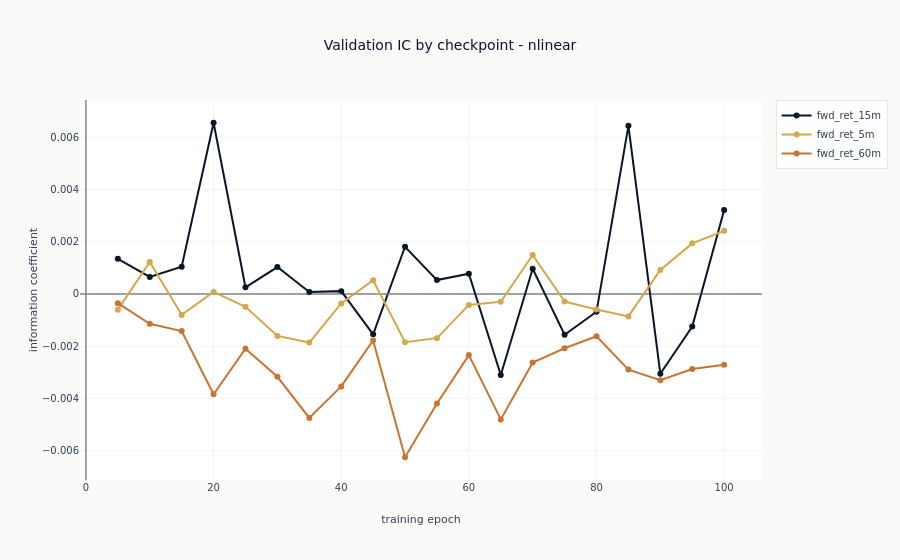

Here is the notebook cell this chart was saved with:
### Code cell
fig = go.Figure()
for _label in catalog["label"].unique().sort().to_list():
    _rows = catalog.filter(pl.col("label") == _label).sort("checkpoint_value")
    fig.add_scatter(
        x=_rows["checkpoint_value"].to_list(),
        y=_rows["ic_mean"].to_list(),
        mode="lines+markers",
        name=_label,
    )
fig.add_hline(y=0, line_width=1, line_dash="dash", line_color=COLORS["recede"])
fig.update_layout(
    title=f"Validation IC by checkpoint - {SEQUENCE_CONFIG}",
    xaxis_title="training epoch",
    yaxis_title="information coefficient",
)
show_plotly_with_alt(
    fig,
    "Validation information coefficient against training epoch, one line per label, with a "
    "dashed line at zero.",
)

### Figure 1 — Plotly figure (JSON) as saved in the notebook; plotly's stock layout.template omitted (floating-point values rounded to 4 significant figures)
{"data": [{"mode": "lines+markers", "name": "fwd_ret_15m", "type": "scatter", "x": [5, 10, 15, 20, 25, 30, 35, 40, 45, 50, 55, 60, 65, 70, 75, 80, 85, 90, 95, 100], "y": [0.001349, 0.0006529, 0.001047, 0.006559, 0.000257, 0.001032, 7.845e-05, 0.0001094, -0.001544, 0.001809, 0.0005321, 0.0007768, -0.003101, 0.0009654, -0.00156, -0.0006823, 0.006441, -0.003054, -0.001249, 0.003217]}, {"mode": "lines+markers", "name": "fwd_ret_5m", "type": "scatter", "x": [5, 10, 15, 20, 25, 30, 35, 40, 45, 50, 55, 60, 65, 70, 75, 80, 85, 90, 95, 100], "y": [-0.0006004, 0.001229, -0.0008007, 8.042e-05, -0.0004905, -0.001607, -0.00186, -0.0003622, 0.0005247, -0.001847, -0.001692, -0.0004183, -0.0002975, 0.001492, -0.0002912, -0.0005975, -0.0008593, 0.0009184, 0.001939, 0.002418]}, {"mode": "lines+markers", "name": "fwd_ret_60m", "type": "scatter", "x": [5, 10, 15, 20, 25, 30, 35, 40, 45, 50, 55, 60, 65, 70, 75, 80, 85, 90, 95, 100], "y": [-0.00035, -0.001143, -0.00142, -0.00384, -0.002094, -0.003172, -0.004746, -0.00354, -0.001779, -0.006254, -0.004191, -0.00234, -0.004804, -0.002627, -0.002078, -0.001618, -0.002896, -0.003306, -0.002873, -0.002707]}], "layout": {"shapes": [{"line": {"color": "#94a3b8", "dash": "dash", "width": 1}, "type": "line", "x0": 0, "x1": 1, "xref": "x domain", "y0": 0, "y1": 0, "yref": "y"}], "title": {"text": "Validation IC by checkpoint - nlinear"}, "xaxis": {"title": {"text": "training epoch"}}, "yaxis": {"title": {"text": "information coefficient"}}}}
